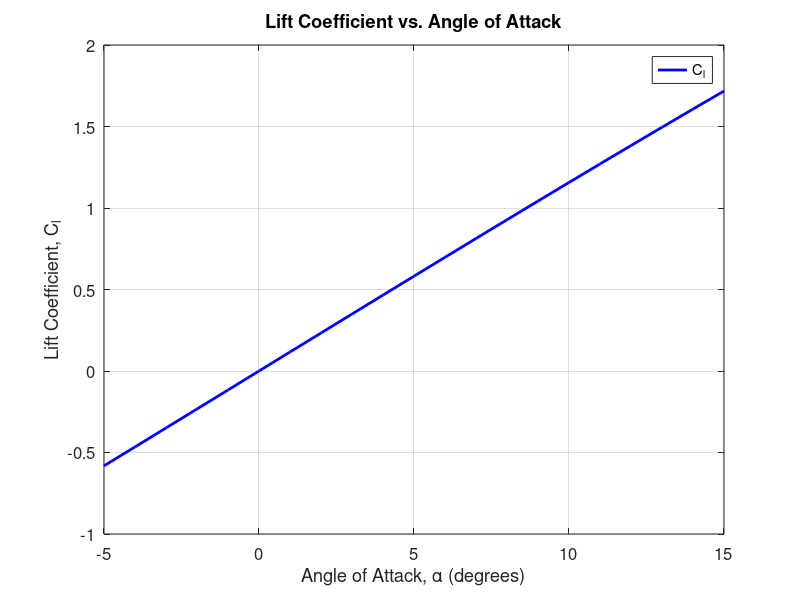
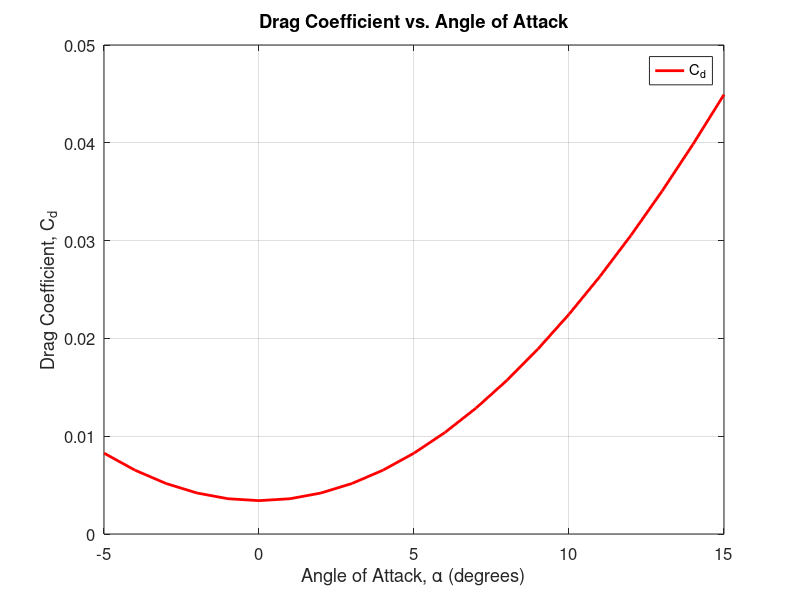

These figures' MATLAB source, in order:
clc; clear;

%% Parameters
rho = 1.225; % Air density at sea level (kg/m^3)
mu = 1.789e-5; % Dynamic viscosity at sea level (Pa·s)
Re = 500000; % Reynolds number
chord = 1; % Airfoil chord length (m)
Umag = Re * mu / (rho * chord); % Freestream velocity magnitude

% Airfoil coordinates
coordinates = load('NASA 64-012.txt');
coordinates = flip(coordinates);

NumPanels = length(coordinates) - 1; % Number of panels

%% Preprocessing

for i=1:NumPanels
    point1(i,1) = coordinates(i,1);
    point1(i,2) = coordinates(i,2);
    point2(i,1) = coordinates(i+1,1);
    point2(i,2) = coordinates(i+1,2);
end
for i=1:NumPanels
    dx = point2(i,1)-point1(i,1);
    dy = point2(i,2)-point1(i,2);
    dl(i) = sqrt( (point2(i,1)-point1(i,1))^2 + (point2(i,2)-point1(i,2))^2); % Panel lengths
    th(i) = atan2(dy,dx); % Panel angles
    tnx(i) = cos(th(i)); % Tangential unit vectors (x-component)
    tny(i) = sin(th(i)); % Tangential unit vectors (y-component)
    vnx(i) = -tny(i); % Normal unit vectors (x-component)
    vny(i) = tnx(i); % Normal unit vectors (y-component)
end
for i=1:NumPanels
    midpoints(i,1) = 0.5*(point1(i,1)+point2(i,1));
    midpoints(i,2) = 0.5*(point1(i,2)+point2(i,2));
end

%% Influence Coefficients

for i=1:NumPanels
    
    for j=1:NumPanels
        
        xt = midpoints(i,1) - point1(j,1);
        yt = midpoints(i,2) - point1(j,2);
        x = xt*tnx(j) + yt*tny(j);
        y = -xt*tny(j) + yt*tnx(j);
        x1 = 0.0; y1 = 0.0;
        x2t = point2(j,1) - point1(j,1);
        y2t = point2(j,2) - point1(j,2);
        x2 = x2t*tnx(j) + y2t*tny(j);
        r1 = sqrt(x^2+y^2);
        r2 = sqrt((x-x2)*(x-x2)+y^2);
        th1 = atan2(y,x);
        th2 = atan2(y,x-x2);
        if(i==j) % self-induced velocity
            ax1 = 0.5*(x/x2-1.0);
            ay1 = 1.0/(2*pi);
            ax2 =-0.5*x/x2;
            ay2 =-1.0/(2*pi);
        else
            dth = th2-th1;
            rrt = r2/r1;
            rrtl = log(rrt);
            fcc = 1/(2*pi*x2);
            ax1 = fcc*( y*rrtl + (x-x2)*dth );
            ay1 = fcc*((x-x2)*rrtl - y*dth + x2);
            ax2 = -fcc*(y*rrtl + x*dth );
            ay2 = -fcc*(x*rrtl - y*dth + x2);
        end
        
        ux1 = ax1*tnx(j) - ay1*tny(j);
        uy1 = ax1*tny(j) + ay1*tnx(j);
        ux2 = ax2*tnx(j) - ay2*tny(j);
        uy2 = ax2*tny(j) + ay2*tnx(j);
        
        if(j==1)
            a(i,1)= ux1*vnx(i) + uy1*vny(i);
            holda = ux2*vnx(i) + uy2*vny(i);
        elseif(j==NumPanels)
            a(i,NumPanels) = ux1*vnx(i) + uy1*vny(i) + holda;
            a(i,NumPanels+1) = ux2*vnx(i) + uy2*vny(i);
        else
            a(i,j)= ux1*vnx(i) + uy1*vny(i) + holda;
            holda = ux2*vnx(i) + uy2*vny(i);
        end
        
        if(j==1)
            b(i,1)= ux1*tnx(i) + uy1*tny(i);
            holdb = ux2*tnx(i) + uy2*tny(i);
        elseif(j==NumPanels)
            b(i,NumPanels) = ux1*tnx(i) + uy1*tny(i) + holdb;
            b(i,NumPanels+1) = ux2*tnx(i) + uy2*tny(i);
        else
            b(i,j)= ux1*tnx(i) + uy1*tny(i) + holdb;
            holdb = ux2*tnx(i) + uy2*tny(i);
        end
    end
end
a(NumPanels+1,1) = 1.0;%the Kutta condition
a(NumPanels+1,NumPanels+1) = 1.0;%the Kutta condition

%% Solving for a given AoA range
alpha = -5:1:15; % angle of attack in degrees
for k = 1:length(alpha)
    alpha_rad = alpha(k)*pi/180.0;
    coalf = cos(alpha_rad); sialf = sin(alpha_rad);
    Ux = Umag*coalf; Uy = Umag*sialf;
    for i=1:NumPanels
        rhs(i) = -Ux*vnx(i)-Uy*vny(i);
    end
    rhs(NumPanels+1)=0.0;
    gamma = rhs/a';
    circ = 0.0; % circulation
    circgam = 0.0; % circulation in terms of gamma
    for i=1:NumPanels
        tnvel = Ux*tnx(i)+Uy*tny(i); % tangential velocity
        for j=1:NumPanels+1
            tnvel = tnvel + b(i,j)*gamma(j);
        end
        circ = circ - tnvel*dl(i); % circulation
        circgam = circgam +0.5*(gamma(i)+gamma(i+1))*dl(i); % circulation
        cp(i) = 1.0-tnvel*tnvel/(Umag*Umag); % pressure coefficient
    end
    cp(NumPanels+1)=cp(1);
    cy = 0.0;
    cx = 0.0;
    for i=1:NumPanels
        cy = cy-cp(i)*dl(i)*vny(i);
        cx = cx-cp(i)*dl(i)*vnx(i);    
    end
    cy = cy/chord;
    cx = cx/chord;
    cd(k) =  cx*coalf+cy*sialf; %drag coefficient
    cl(k) = -cx*sialf+cy*coalf; %lift coefficient
end    

% Plot Lift Coefficient (Cl)
figure;
plot(alpha, cl, 'b-', 'LineWidth', 2);
grid on;
title('Lift Coefficient vs. Angle of Attack', 'FontSize', 14); 
xlabel('Angle of Attack, \alpha (degrees)', 'FontSize', 12);
ylabel('Lift Coefficient, C_l', 'FontSize', 12);
legend('C_l', 'FontSize', 10, 'Location', 'best');
set(gca, 'FontSize', 12);

% Plot Drag Coefficient (Cd)
figure;
plot(alpha, cd, 'r-', 'LineWidth', 2); 
grid on;
title('Drag Coefficient vs. Angle of Attack', 'FontSize', 14);
xlabel('Angle of Attack, \alpha (degrees)', 'FontSize', 12); 
ylabel('Drag Coefficient, C_d', 'FontSize', 12);
legend('C_d', 'FontSize', 10, 'Location', 'best');
set(gca, 'FontSize', 12);

